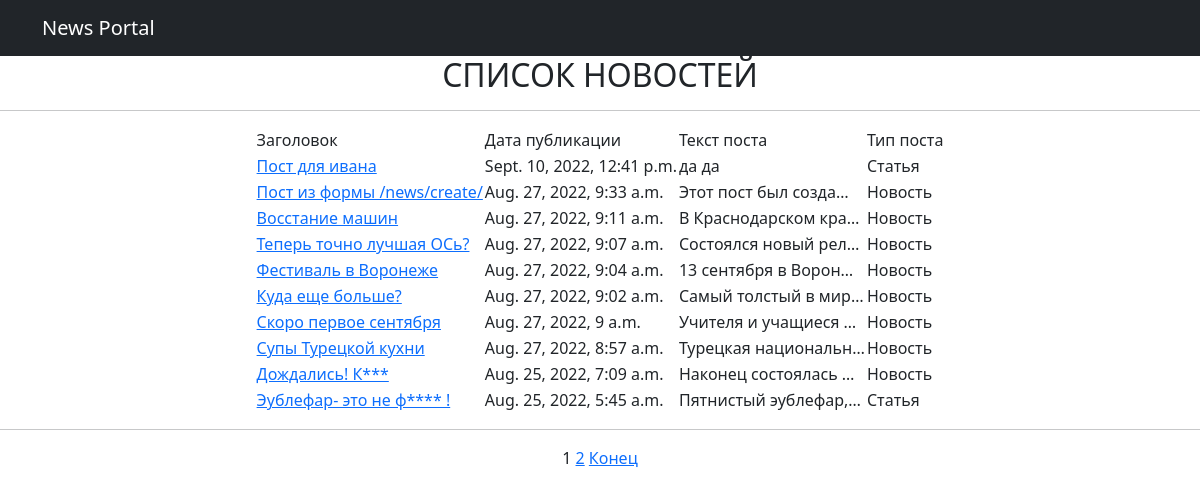
Page /news/ on the committed database.
### news/models.py (models this page shows, shortened)
class Post(models.Model):
    ART = 'С'
    NEWS = 'Н'
    TYPES = [(ART, 'Статья'), (NEWS, 'Новость')]
    author = models.ForeignKey(Author, on_delete=models.CASCADE)
    post_type = models.CharField(max_length=10, choices=TYPES)
    created_at = models.DateTimeField(auto_now_add=True)
    post_category = models.ForeignKey(Category, on_delete=models.PROTECT, null=True)
    post_title = models.CharField(max_length=120)
    post_text = models.TextField()
    post_rating = models.IntegerField(default=0)

### news/views.py (the view)
# urls.py: path("", PostsList.as_view(), name='post_list'),
class PostsList(ListView):
    model = Post
    ordering = "-created_at"
    template_name = "news.html"
    context_object_name = "posts"
    paginate_by = 10
    def get_queryset(self):
        queryset = super().get_queryset()
        self.filterset = PostFilter(self.request.GET, queryset=queryset)
        return self.filterset.qs
    def get_context_data(self, **kwargs):
        context = super().get_context_data(**kwargs)
        context['filterset'] = self.filterset
        return context

### news/models.py (called while the page is built)
    def __str__(self):
        return f'{self.user.username}'

### news/templatetags/custom_filters.py (called while the page is built)
@register.filter()
def censor(value: str):
    bad_words = {'Бяка' : 'Б***',
                 'бяка' : 'б***',
                 'Кака' : 'К***',
                 'кака' : 'к***',
                 'фигня': 'ф****',
                 'Фигня': 'Ф****',
                 'Ерунда': 'Е*****',
                 'ерунда': 'е*****',
                 }
    words = value.split(' ')
    new_text = ''
    for i in range(len(words)):
        if words[i] in bad_words:
            words[i] = bad_words[words[i]]
            new_text += words[i]
            new_text += ' '
        else:
            new_text += words[i]
            new_text += ' '
    return new_text

### news/templatetags/custom_tags.py (called while the page is built)
@register.simple_tag(takes_context=True)
def url_replace(context, **kwargs):
   d = context['request'].GET.copy()
   for k, v in kwargs.items():
       d[k] = v
   return d.urlencode()

### templates/news.html (shortened to what this page needs)
{% extends 'flatpages/default.html' %}
{% load custom_filters %}
{% load custom_tags %}
{% block body %}
<center><h2>СПИСОК НОВОСТЕЙ</h2></center>
<hr>
{% if posts %}
       <center><table>
           <tr>
               <td>Заголовок</td>
               <td>Дата публикации</td>
               <td>Текст поста</td>
               <td>Тип поста</td>
           </tr>
           {% for post in posts %}
           <tr>
               <td><a href={{ post.pk }}>{{ post.post_title|censor }}</a></td>
               <td>{{ post.created_at }}</td>
               <td>{{ post.post_text|truncatechars:20|censor }}</td>
               {% if post.post_type == 'С' %}
               <td>Статья</td>
               {% else %}
               <td>Новость</td>
               {% endif %}
           </tr>
           {% endfor %}
       </table></center>
{% else %}
    <h4>НОВОСТЕЙ НЕТ</h4>
{% endif %}
<hr>
{{ page_obj.number }}
{% if page_obj.has_next %}
    <a href="?{% url_replace page=page_obj.next_page_number %}">{{ page_obj.next_page_number }}</a>
{% endif %}
{% if page_obj.number != page_obj.paginator.num_pages %}
    <a href="?{% url_replace page=page_obj.paginator.num_pages %}">Конец</a>
{% endif %}
{% endblock body %}

### templates/flatpages/default.html (shortened to what this page needs)
<!DOCTYPE html>
    <head>
        {% load static %}
        <link href="{% static 'css/styles.css' %}" rel="stylesheet" />
    </head>
        <nav class="navbar navbar-expand-lg navbar-dark bg-dark static-top">
   <div class="container">
       <a class="navbar-brand" href="/news">News Portal</a>
   </div>
</nav>
    <center><body>
    {% block body %}
    {% endblock body %}
    </body></center>

### rows in the picture
Post: post_title|censor "Пост для ивана", created_at "Sept. 10, 2022, 12:41 p.m.", post_text|censor "да да", post_type "Статья"
Post: post_title|censor "Пост из формы /news/create/", created_at "Aug. 27, 2022, 9:33 a.m.", post_text|censor "Этот пост был созда…", post_type "Новость"
Post: post_title|censor "Восстание машин", created_at "Aug. 27, 2022, 9:11 a.m.", post_text|censor "В Краснодарском кра…", post_type "Новость"
Post: post_title|censor "Теперь точно лучшая ОСь?", created_at "Aug. 27, 2022, 9:07 a.m.", post_text|censor "Состоялся новый рел…", post_type "Новость"
Post: post_title|censor "Фестиваль в Воронеже", created_at "Aug. 27, 2022, 9:04 a.m.", post_text|censor "13 сентября в Ворон…", post_type "Новость"
Post: post_title|censor "Куда еще больше?", created_at "Aug. 27, 2022, 9:02 a.m.", post_text|censor "Самый толстый в мир…", post_type "Новость"
Post: post_title|censor "Скоро первое сентября", created_at "Aug. 27, 2022, 9 a.m.", post_text|censor "Учителя и учащиеся …", post_type "Новость"
Post: post_title|censor "Супы Турецкой кухни", created_at "Aug. 27, 2022, 8:57 a.m.", post_text|censor "Турецкая национальн…", post_type "Новость"
Post: post_title|censor "Дождались! К***", created_at "Aug. 25, 2022, 7:09 a.m.", post_text|censor "Наконец состоялась …", post_type "Новость"
Post: post_title|censor "Эублефар- это не ф**** !", created_at "Aug. 25, 2022, 5:45 a.m.", post_text|censor "Пятнистый эублефар,…", post_type "Статья"

### other values in the picture
{{ page_obj.number }} "1"
{{ page_obj.next_page_number }} "2"
